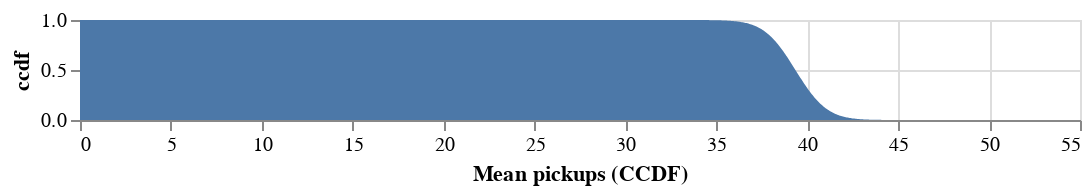

This figure's notebook cell:
### Markdown cell above
## 2.2 Cumulative distribution function

### Question 2.2.1 Visualize a Complementary CDF barplot (5 points)

Using the CDF function (or the CCDF function), plot a CCDF barplot for the Student's t-based confidence distribution. *The barplot should start at 0*.

Hint: start from the code for generating a density plot, above, and (1) adjust the code for generating `x` to ensure it includes 0 and (2) change the function from a PDF to 1 - the CDF.

Your output should look something like this:

![CCDF barplot of mean pickups](asset/assignment2_ccdf.png)

### Code cell
x_cdf = np.linspace(
    start = 0, 
    stop = pickups_df['pickups'].max(),
    num = 1001
)

density_cdf = stats.t.cdf(x_cdf, df=len(pickups_df) - 1, loc=pickups_mean, scale=pickups_se)

df_cdf = pd.DataFrame({"Mean pickups (CCDF)": x_cdf, "ccdf": 1-density_cdf})

pickups_cdf_chart = alt.Chart(df_cdf).mark_area().encode(
    x="Mean pickups (CCDF)",
    y="ccdf"
).properties(width = 500, height = 50)

pickups_cdf_chart
#raise NotImplementedError()

### Figure 1 — Vega-Lite specification as saved in the notebook (floating-point values rounded to 4 significant figures; data arrays with more than 128 entries replaced by an {"elided": "..."} marker saying what was removed)
{"config": {"view": {"continuousWidth": 400, "continuousHeight": 300}}, "data": {"name": "data-adb85e8933e031bcbd5adb299ce80500"}, "mark": "area", "encoding": {"x": {"type": "quantitative", "field": "Mean pickups (CCDF)"}, "y": {"type": "quantitative", "field": "ccdf"}}, "height": 50, "width": 500, "$schema": "https://vega.github.io/schema/vega-lite/v4.8.1.json", "datasets": {"data-adb85e8933e031bcbd5adb299ce80500": {"elided": "1001 records"}}}
